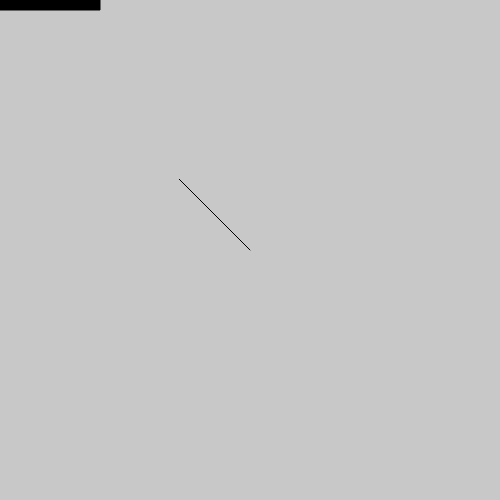
Frame 1 (no input)
Frame 60 (no input): identical to frame 1, image omitted
Frame 120 (the mouse pressed at the canvas centre since frame 60): blank canvas, image omitted

The p5.js sketch that drew this single still picture (run headless with seeded random() and noise() and a simulated clock; from frame 60 on, the mouse is pressed at the canvas centre):

// p5.js sketch
// ── sketch.js

function setup() {
  createCanvas(500, 500);

}

function draw() {
  background(200);
  var v1 = createVector(mouseX - width/2, mouseY - width/2);
  stroke(0);
  fill(0);

  v1.setMag(100);

  push();
  translate(width/2, height/2);
  line(0, 0, v1.x, v1.y);
  pop();

  rect(0, 0, v1.mag(), 10);
}
